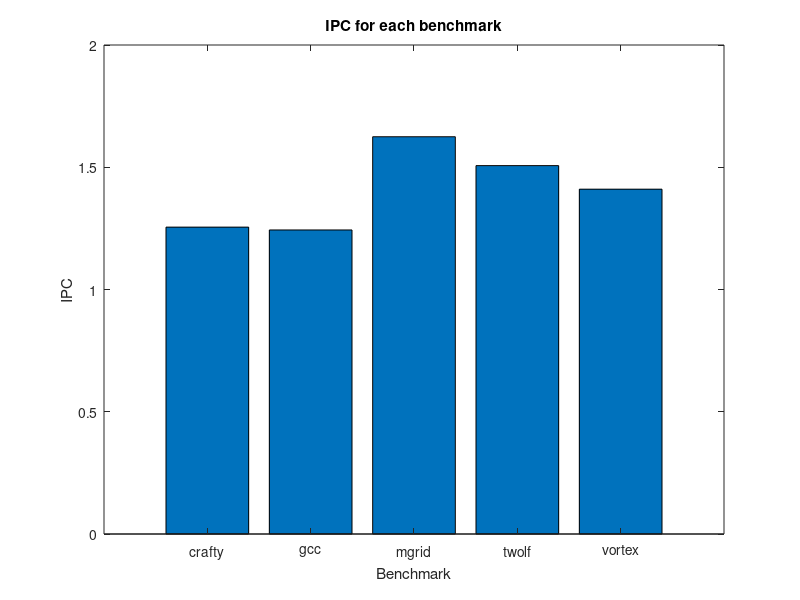
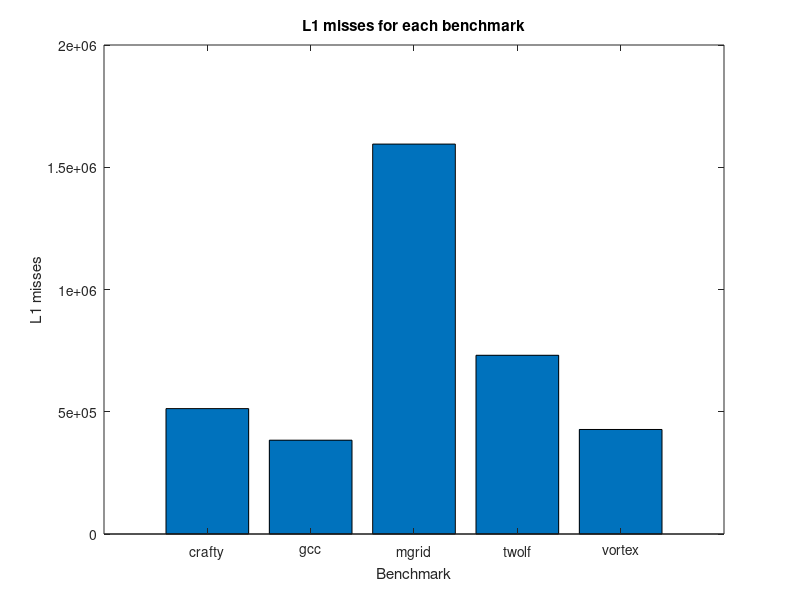
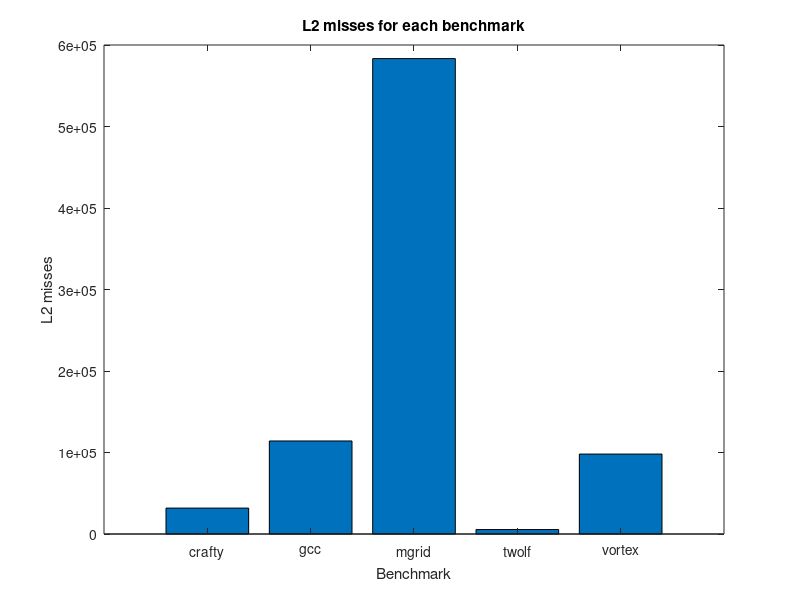
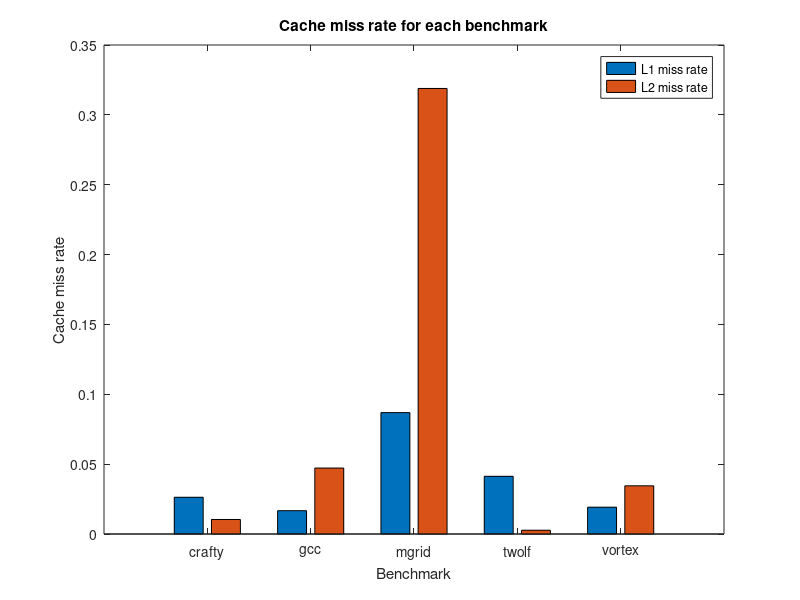

Here is the MATLAB script that generated these plots, in order:
clear;
clf;

benchmarks = {'crafty', 'gcc', 'mgrid', 'twolf', 'vortex'};
IPC = [1.2551 1.2435 1.6248 1.5067 1.4103];
L1_misses = [512871 383685 1594761 730986 427497];
L1_miss_rate = [0.0263 0.0167 0.0869 0.0413 0.0192];
L2_misses = [31796 114150 583340 5473 98092];
L2_miss_rate = [0.0104 0.0472 0.3189 0.0027 0.0345];
cache_miss_rate = [0.0263 0.0104; 0.0167 0.0472; 0.0869 0.3189; 0.0413 0.0027; 0.0192 0.0345];

figure(1);
bar(IPC);
set(gca, 'XTick', 1:5, 'XTickLabel', benchmarks);
xlabel('Benchmark');
ylabel('IPC');
title('IPC for each benchmark');

figure(2);
bar(L1_misses);
set(gca, 'XTick', 1:5, 'XTickLabel', benchmarks);
xlabel('Benchmark');
ylabel('L1 misses');
title('L1 misses for each benchmark');

figure(3);
bar(L2_misses);
set(gca, 'XTick', 1:5, 'XTickLabel', benchmarks);
xlabel('Benchmark');
ylabel('L2 misses');
title('L2 misses for each benchmark');

figure(4);
bar(cache_miss_rate);
set(gca, 'XTick', 1:5, 'XTickLabel', benchmarks);
legend('L1 miss rate', 'L2 miss rate');
xlabel('Benchmark');
ylabel('Cache miss rate');
title('Cache miss rate for each benchmark');